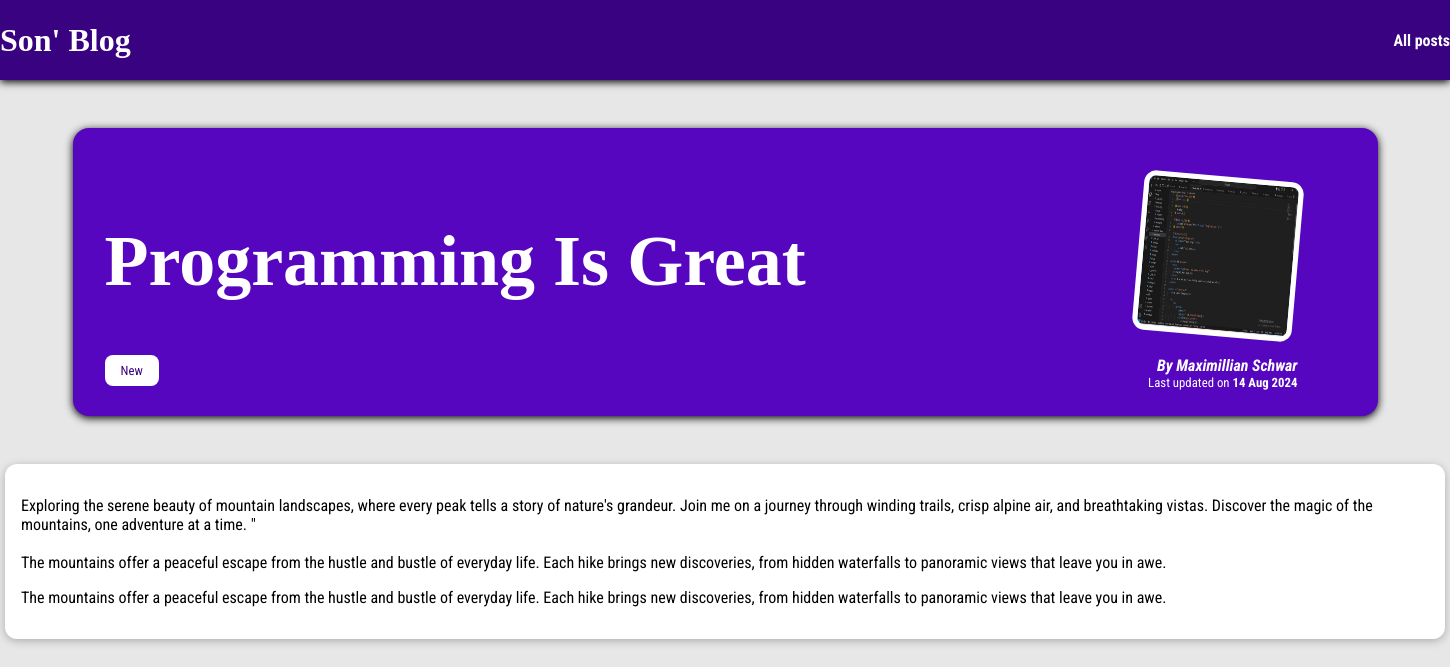
Page /posts/programming-is-fun on the committed database.
### blog/models.py (models this page shows, shortened)
class Post(models.Model):
    title = models.CharField(max_length=150)
    excerpt = models.CharField(max_length=200)
    image_name = models.CharField(max_length=100)
    date = models.DateField(auto_now=True)
    slug = models.SlugField(unique=True, db_index=True)
    content = models.TextField(validators=[MinLengthValidator(10)])
    author = models.ForeignKey(Author, on_delete=models.SET_NULL, null=True, related_name="posts")
    tags = models.ManyToManyField(Tag)

class Tag(models.Model):
    caption = models.CharField(max_length=20)

class Author(models.Model):
    first_name =models.CharField(max_length=100)
    last_name = models.CharField(max_length=100)
    email_address =models.EmailField()
    def full_name(self):
        return f"{self.first_name} {self.last_name}"
    def __str__(self):
        return self.full_name()

### blog/views.py (the view)
# urls.py: path("posts/<slug:slug>", views.post_detail, name="post-detail-page")#/posts/my-first-post
def post_detail(request, slug):
  identified_post = get_object_or_404(Post, slug=slug)
  return render(request, "blog/post-detail.html",{
     "post": identified_post,
     "post_tags": identified_post.tags.all()
   })

### blog/templates/blog/post-detail.html (shortened to what this page needs)
{% extends "base.html" %}
{% load static %}
{% block css_files %}
<link rel="stylesheet" href="{% static 'blog/post-detail.css' %}">
{% endblock %}
{% block content %}
  <section id="summary">
    <h2>{{ post.title }}</h2>
    <div>
      {% for tag in post_tags %}
      <span class="tags">{{ tag.caption }}</span>
      {% endfor %}
    </div>
    <article>
        <img src="{% static "blog/images/"|add:post.image_name %}" alt="{{ post.title }}"/>
        <address>By <a href="mailto:{{ post.author.email_address}}">{{ post.author }}</a></address>
        <div>
            Last updated on <time>{{ post.date|date:"d M Y" }}</time>
        </div>
    </article>
</section>
<main>
    {{ post.content|linebreaks }}
</main>
{% endblock %}

### templates/base.html (shortened to what this page needs)
{% load static %}
<!DOCTYPE html>
<html lang="en">
<head>
    <link rel="stylesheet" href="{% static 'app.css' %}"/>
    {% block css_files %}{% endblock%}
</head>
<body>
    <header id="main-navigation">
        <h1><a href="{% url "starting-page" %}">Son' Blog</a></h1>
        <nav>
            <a href="{% url "post-page" %}">All posts</a>
        </nav>
    </header>
 {% block content %}
 {% endblock %}
</body>
</html>

### static/app.css (style rules this page uses)
* { box-sizing: border-box; }
html { font-family: 'Roboto Condensed', sans-serif; }
body { margin: 0; }
h1, h2, h3 { font-family: 'sans-serif'; font-weight: bold; }
#main-navigation { width: 100%; height: 5rem; display: flex; justify-content: space-between; align-items: center; padding: 0%; position: absolute; top: 0; left: 0; }
#main-navigation a { text-decoration: none; color: white; font-weight: bold; }

### blog/static/blog/post-detail.css (style rules this page uses)
body { background-color: #e7e7e7; }
#main-navigation { background-color: #390281; box-shadow: 0 2px 8px rgba(0,0,0.25); }
#summary { margin: 8rem auto 3rem auto; padding: 2rem; width: 90%; max-width: 90rem; border-radius: 16px; background-color: #5706c0; position: relative; box-shadow: 0 2px 8px rgba(0,0,0.25); height: 18rem; }
#summary h2 { color: white; font-size: 4.5rem; margin-bottom: 0.25; }
#summary article { position: absolute; top: 2rem; right: 3rem; padding: 1rem 2rem; border-radius: 12px; text-align: right; color: white; }
#summary article img { width: 10rem; height: 10rem; border-radius: 12px; transform: rotateZ(5deg); border: 5px solid white; margin-bottom: 1rem; background-color: white; }
#summary address { font-weight: bold; font-size: 1rem; }
#summary a { color: white; text-decoration: none; }
#summary time { font-weight: bold; }
#summary div { font-size: 0.8rem; }
main { width: 90rem; max-width: 90rem; margin: 3rem auto; background-color: white; padding: 1rem; border-radius: 12px; box-shadow: 0 2px 8px rgba(0, 0, 0, 0.25); }
.tags { background-color: white; color: #390281; padding: 0.5rem 1rem; border-radius: 8px; }

### rows in the picture
Post: title "Programming Is Great", image_name (picture), author "Maximillian Schwar", date "14 Aug 2024", content "Exploring the serene beauty of mountain landscapes, where every peak tells a story of nature's grandeur. Join me on a journey through winding trails, crisp alpine air, and breathtaking vistas. Discover the magic of the mountains, one adventure at a time. \" The mountains offer a peaceful escape from the hustle and bustle of everyday life. Each hike brings new discoveries, from hidden waterfalls to panoramic views that leave you in awe. The mountains offer a peaceful escape from the hustle and bustle of everyday life. Each hike brings new discoveries, from hidden waterfalls to panoramic views that leave you in awe."
Tag: caption "New"
